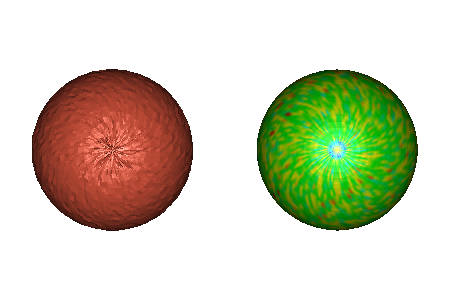

The Python source for this figure:
#!/usr/bin/env python

# Smooth a noisy sphere offset from the origin using
# vtkWindowedSincPolyDataFilter with NormalizeCoordinates enabled,
# displayed in two viewports.

# Factory overrides
import vtkmodules.vtkInteractionStyle  # noqa: F401
import vtkmodules.vtkRenderingOpenGL2  # noqa: F401

from vtkmodules.vtkCommonColor import vtkNamedColors
from vtkmodules.vtkFiltersCore import vtkWindowedSincPolyDataFilter
from vtkmodules.vtkFiltersGeneral import (
    vtkBrownianPoints,
    vtkWarpVector,
)
from vtkmodules.vtkFiltersSources import vtkSphereSource
from vtkmodules.vtkRenderingCore import (
    vtkActor,
    vtkPolyDataMapper,
    vtkRenderWindow,
    vtkRenderWindowInteractor,
    vtkRenderer,
)

resolution = 100
colors = vtkNamedColors()
rgb = [0.0, 0.0, 0.0]
colors.GetColorRGB("tomato", rgb)

# Source: sphere offset from origin with large radius
sphere = vtkSphereSource()
sphere.SetCenter(100, 200, 400)
sphere.SetRadius(100)
sphere.SetThetaResolution(resolution)
sphere.SetPhiResolution(int(resolution / 2))

# Add noise via Brownian motion vectors
brownian = vtkBrownianPoints()
brownian.SetInputConnection(sphere.GetOutputPort())
brownian.SetMinimumSpeed(0.0)
brownian.SetMaximumSpeed(1)

# Warp sphere with noise
warp = vtkWarpVector()
warp.SetInputConnection(brownian.GetOutputPort())
warp.SetScaleFactor(1.0)

# Smooth with windowed sinc filter and coordinate normalization
smooth = vtkWindowedSincPolyDataFilter()
smooth.SetInputConnection(warp.GetOutputPort())
smooth.SetNumberOfIterations(20)
smooth.FeatureEdgeSmoothingOff()
smooth.BoundarySmoothingOff()
smooth.NonManifoldSmoothingOff()
smooth.SetPassBand(0.1)
smooth.GenerateErrorScalarsOn()
smooth.GenerateErrorVectorsOn()
smooth.NormalizeCoordinatesOn()
smooth.SetWindowFunctionToHamming()
smooth.Update()

# Original noisy sphere
mapper_0 = vtkPolyDataMapper()
mapper_0.SetInputConnection(warp.GetOutputPort())

actor_0 = vtkActor()
actor_0.SetMapper(mapper_0)
actor_0.GetProperty().SetDiffuseColor(rgb)
actor_0.GetProperty().SetDiffuse(0.8)
actor_0.GetProperty().SetSpecular(0.4)
actor_0.GetProperty().SetSpecularPower(30)

# Smoothed sphere
mapper_1 = vtkPolyDataMapper()
mapper_1.SetInputConnection(smooth.GetOutputPort())
mapper_1.SetScalarRange(smooth.GetOutput().GetScalarRange())

actor_1 = vtkActor()
actor_1.SetMapper(mapper_1)
actor_1.GetProperty().SetDiffuseColor(rgb)
actor_1.GetProperty().SetDiffuse(0.8)
actor_1.GetProperty().SetSpecular(0.4)
actor_1.GetProperty().SetSpecularPower(30)

# Two viewports with shared camera
renderer_0 = vtkRenderer()
renderer_0.SetViewport(0, 0, 0.5, 1.0)
renderer_0.SetBackground(1, 1, 1)
renderer_0.AddActor(actor_0)

renderer_1 = vtkRenderer()
renderer_1.SetViewport(0.5, 0, 1.0, 1.0)
renderer_1.SetBackground(1, 1, 1)
renderer_1.AddActor(actor_1)
# Window
render_window = vtkRenderWindow()
render_window.AddRenderer(renderer_0)
render_window.AddRenderer(renderer_1)
render_window.SetSize(450, 300)
render_window.SetWindowName("windowed sinc normalized")

# Scene
renderer_1.SetActiveCamera(renderer_0.GetActiveCamera())
renderer_0.ResetCamera()
renderer_0.GetActiveCamera().Zoom(1.25)

# Interactor
interactor = vtkRenderWindowInteractor()
interactor.SetRenderWindow(render_window)

interactor.Initialize()
interactor.Start()
